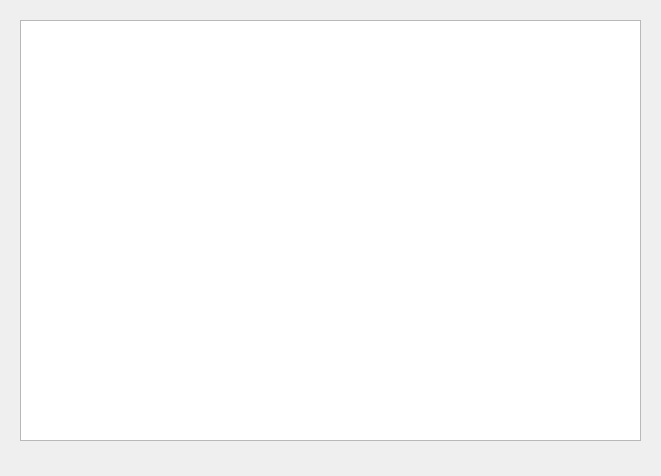
<?xml version="1.0" encoding="UTF-8"?>
<ui version="4.0">
 <class>Form</class>
 <widget class="QWidget" name="Form">
  <property name="geometry">
   <rect>
    <x>0</x>
    <y>0</y>
    <width>661</width>
    <height>476</height>
   </rect>
  </property>
  <property name="windowTitle">
   <string>Form</string>
  </property>
  <widget class="QTableView" name="view">
   <property name="geometry">
    <rect>
     <x>20</x>
     <y>20</y>
     <width>621</width>
     <height>421</height>
    </rect>
   </property>
  </widget>
 </widget>
 <resources/>
 <connections/>
</ui>
